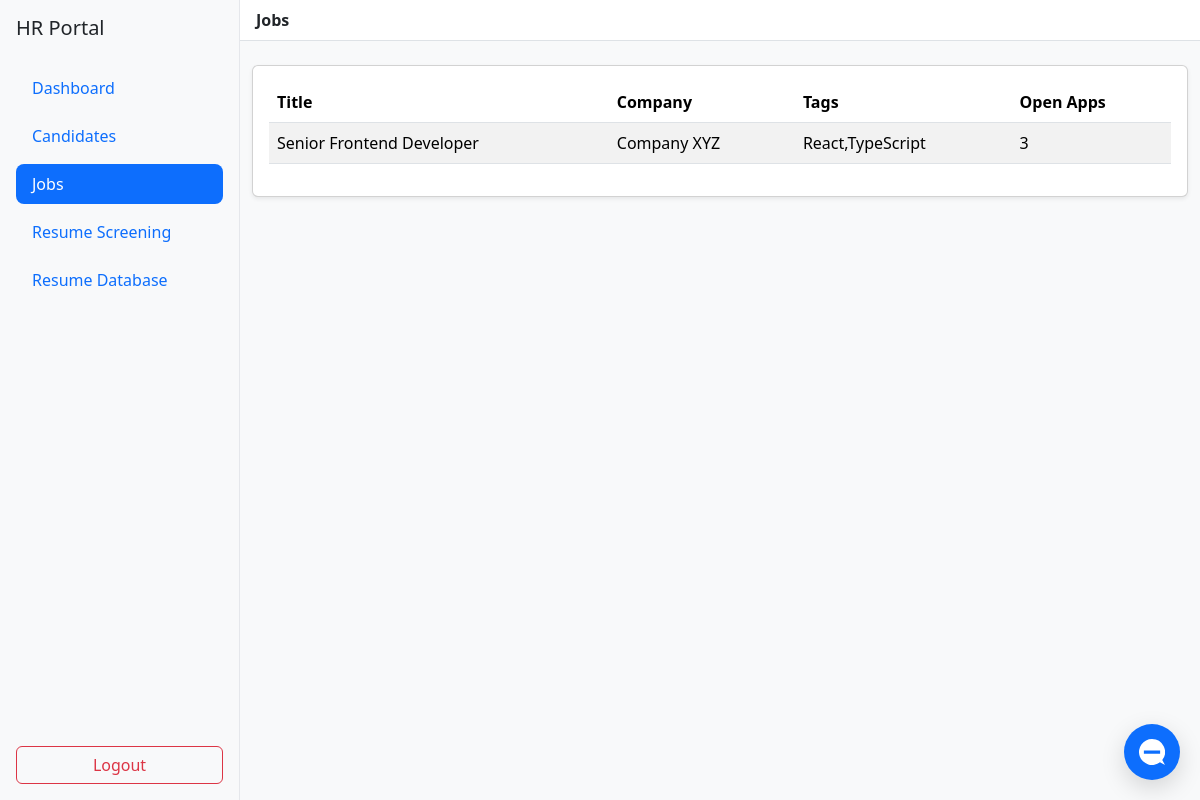
Page /hr/jobs (signed in) on the committed database.
### app.py (models this page shows)
class Job(db.Model):
    id = db.Column(db.Integer, primary_key=True)
    title = db.Column(db.String(200), nullable=False)
    company = db.Column(db.String(200), nullable=False)
    tags = db.Column(db.String(200), default='')
    description = db.Column(db.Text, default='')  # JD text

### app.py (the view)
@app.route('/hr/jobs')
def hr_jobs():
    guard = require_hr()
    if guard:
        return guard
    jobs = Job.query.order_by(Job.id.desc()).all()
    return render_template('hr_jobs.html', jobs=jobs)

### app.py (called while the page is built)
def require_hr():
    if 'hr_id' not in session:
        return redirect(url_for('login_hr'))
    return None

### templates/hr_jobs.html
{% extends 'hr_base.html' %}
{% set title='Jobs' %}
{% set active='jobs' %}
{% set header='Jobs' %}
{% block body %}
<div class="card shadow-sm">
  <div class="card-body">
    <div class="table-responsive">
      <table class="table table-striped">
        <thead><tr><th>Title</th><th>Company</th><th>Tags</th><th>Open Apps</th></tr></thead>
        <tbody>
          {% for j in jobs %}
          <tr>
            <td>{{ j.title }}</td>
            <td>{{ j.company }}</td>
            <td>{{ j.tags }}</td>
            <td>{{ j.applications|length }}</td>
          </tr>
          {% else %}
          <tr><td colspan="4" class="text-muted">No jobs yet.</td></tr>
          {% endfor %}
        </tbody>
      </table>
    </div>
  </div>
</div>
{% endblock %}

### static/css/styles.css (style rules this page uses)
body { background-color: #f8f9fa; }

### rows in the picture
Job: title "Senior Frontend Developer", company "Company XYZ", tags "React,TypeScript", applications|length "3"

### other values in the picture
{{ header or '' }} "Jobs"
